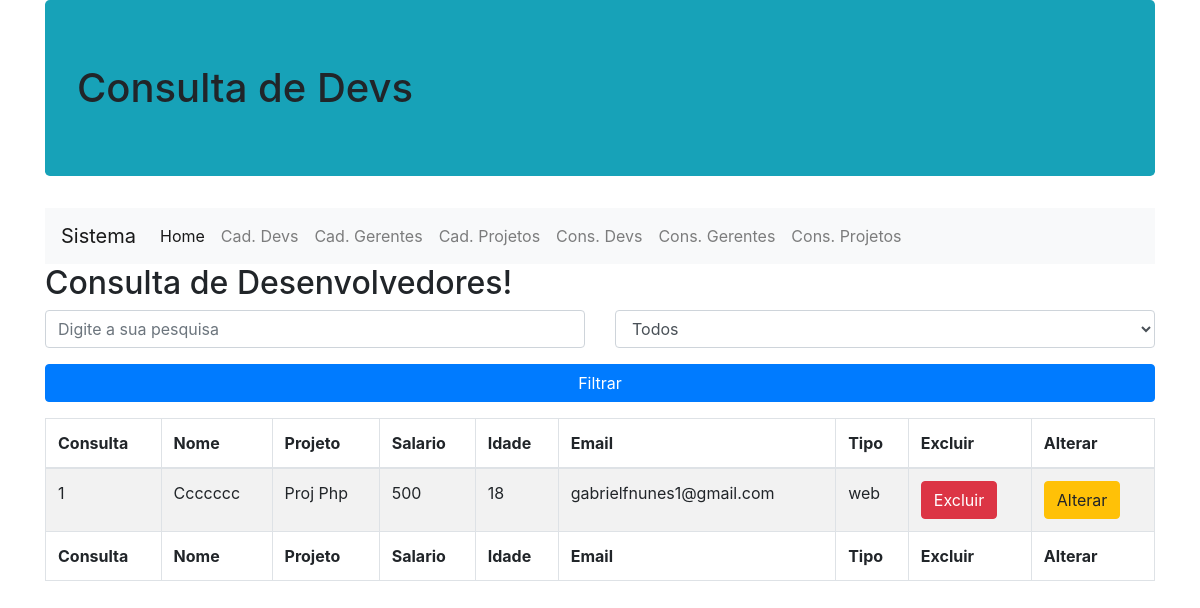
The app's page /consulta-devs.php, older data.
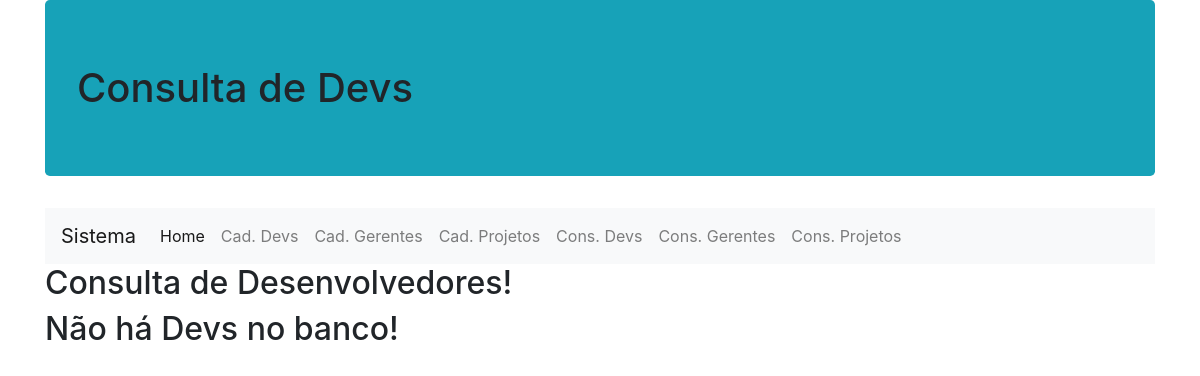
The same page, newer data.
### tables this page shows
CREATE TABLE `desenvolvedor` (
  `idDev` bigint(20) NOT NULL,
  `nomedev` varchar(50) NOT NULL,
  `projetodev` varchar(50) NOT NULL,
  `salariodev` float NOT NULL,
  `idadedev` int(11) NOT NULL,
  `emaildev` varchar(100) NOT NULL,
  `tipodev` varchar(20) NOT NULL
);

### dao/conexaobanco.class.php (called while the page is built, shortened)
<?php
class ConexaoBanco extends PDO {
  private static $instance = null;
  public static function getInstance(){
    try{
        if(!isset(self::$instance)){
          self::$instance = new
          ConexaoBanco("mysql:dbname=thefixt;host=localhost","root","");
        }
        return self::$instance;
    }catch(PDOException $e){
        echo "Erro ao conectar no banco! ".$e;
    }
  }
}

### dao/devdao.class.php (called while the page is built, shortened)
<?php
require 'conexaobanco.class.php';
 class DevDAO {
   private $conexao = null;
   public function __construct(){
     $this->conexao = ConexaoBanco::getInstance();
   }
   public function buscarDev(){
     try{
       $stat = $this->conexao->query("select * from desenvolvedor");
       $array = $stat->fetchAll(PDO::FETCH_CLASS, 'Dev');
       return $array;
     }catch(PDOException $e){
     }
   }
 }

### modelo/dev.class.php (called while the page is built, shortened)
<?php
Class Dev{
  public function __get($a){return $this->$a;}
}

### consulta-devs.php (the view, shortened to what this page needs)
<?php
include_once 'dao/devdao.class.php';
include_once 'modelo/dev.class.php';
$devDAO = new DevDao();
$array = $devDAO->buscarDev();
?>
<!DOCTYPE html>
<html lang="pt-br">
<head>
  <link href="vendor/twbs/bootstrap/dist/css/bootstrap.min.css" rel="stylesheet"/>
  <link rel="stylesheet" type="text/css" href="../css/home.css">
  <link rel="stylesheet" href="https://stackpath.bootstrapcdn.com/bootstrap/4.1.3/css/bootstrap.min.css">
</head>
<body>
  <div class="container">
    <h1 class="jumbotron bg-info">Consulta de Devs</h1>
    <nav class="navbar navbar-expand-lg navbar-light bg-light">
      <a class="navbar-brand" href="#">Sistema</a>
      <div class="collapse navbar-collapse" id="navbarNav">
        <ul class="navbar-nav">
          <li class="nav-item active">
            <a class="nav-link" href="index.php">Home</a>
          </li>
          <li class="nav-item">
            <a class="nav-link" href="cadastro-dev.php">Cad. Devs <span class="sr-only">(current)</span></a>
          </li>
          <li class="nav-item">
            <a class="nav-link" href="cadastro-gerente.php">Cad. Gerentes</a>
          </li>
          <li class="nav-item">
            <a class="nav-link" href="cadastro-proj.php">Cad. Projetos</a>
          </li>
          <li class="nav-item">
            <a class="nav-link" href="consulta-devs.php">Cons. Devs</a>
          </li>
          <li class="nav-item">
            <a class="nav-link" href="consulta-gerentes.php">Cons. Gerentes</a>
          </li>
          <li class="nav-item">
            <a class="nav-link" href="consulta-projs.php">Cons. Projetos</a>
          </li>
        </ul>
      </div>
    </nav>
    <h2>Consulta de Desenvolvedores!</h2>
    <?php
    if(count($array) == 0){
        echo "<h2>Não há Devs no banco!</h2>";
        return;
    }
    ?>
    <form name="filtrar" method="post" action="">
      <div class="row">
        <div class="form-group col-md-6">
          <input type="text" name="txtfiltro" placeholder="Digite a sua pesquisa" class="form-control">
        </div>
        <div class="form-group col-md-6">
          <select name="selfiltro" class="form-control">
            <option value="todos">Todos</option>
          </select>
        </div>
      </div>
      <div class="form-group">
        <input type="submit" name="filtrar" value="Filtrar" class="btn btn-primary btn-block">
      </div>
    </form>
    <div class="table-responsive">
      <table class="table table-striped table-bordered table-hover table-condensed">
        <thead>
          <tr>
            <th>Consulta</th>
            <th>Nome</th>
            <th>Projeto</th>
            <th>Salario</th>
            <th>Idade</th>
            <th>Email</th>
            <th>Tipo</th>
            <th>Excluir</th>
            <th>Alterar</th>
          </tr>
        </thead>
        <tfoot>
          <tr>
            <th>Consulta</th>
            <th>Nome</th>
            <th>Projeto</th>
            <th>Salario</th>
            <th>Idade</th>
            <th>Email</th>
            <th>Tipo</th>
            <th>Excluir</th>
            <th>Alterar</th>
          </tr>
        </tfoot>
        <tbody>
          <?php
          foreach($array as $l){
            echo "<tr>";
              echo "<td>$l->idDev</td>";
              echo "<td>$l->nomedev</td>";
              echo "<td>$l->projetodev</td>";
              echo "<td>$l->salariodev</td>";
              echo "<td>$l->idadedev</td>";
              echo "<td>$l->emaildev</td>";
              echo "<td>$l->tipodev</td>";
              echo "<td><a href='consulta-devs.php?id=$l->idDev' class='btn btn-danger'>Excluir</a></td>";
              echo "<td><a href='alterar-dev.php?id=$l->idDev' class='btn btn-warning'>Alterar</a></td>";
            echo "</tr>";
          }
          ?>
        </tbody>
      </table>
    </div>
  </div>
</body>
</html>

Row changes from the older to the newer data that the page shows:
removed desenvolvedor: idDev "1", nomedev "Ccccccc", projetodev "Proj Php", salariodev "500", idadedev "18", emaildev "gabrielfnunes1@gmail.com", tipodev "web"
Text that changed along with them:
form field selfiltro: "Todos" → (not shown)
form field filtrar: "Filtrar" → (not shown)
text no longer shown: "Consulta Nome Projeto Salario Idade Email Tipo Excluir Alterar Consulta Nome Projeto Salario Idade Email Tipo Excluir Alterar"
text now shown: "Não há Devs no banco!"
